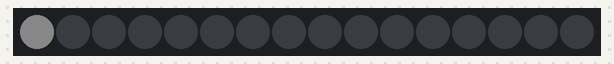
The sketch below on a simulated Arduino Uno, built with avr-gcc and run on an emulated ATmega328P. On the bench: 16 RGB LEDs in strip order, left to right. Dim RGB values are drawn brighter than linear; what the sketch prints to the serial monitor is not drawn.

Above: at 0.15 s.
At 0.75 s:
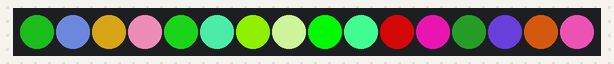
At 1.35 s:
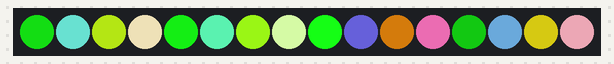
At 1.95 s:
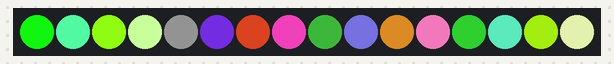
At 2.85 s:
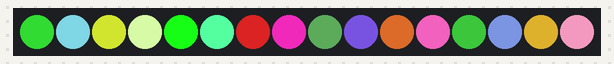

The sketch:

sketch_apr20aedit.ino
```cpp
// RGBW (Red Green Blue White Neo-Pixel starter code
// 16 LEDS  increment
// CW Coleman 170413

#include <Adafruit_NeoPixel.h>
#ifdef __AVR__
  #include <avr/power.h>
#endif

#define PIN 6

#define NUM_LEDS 16

#define BRIGHTNESS 500

Adafruit_NeoPixel strip = Adafruit_NeoPixel(NUM_LEDS, PIN, NEO_GRBW + NEO_KHZ800);


void setup() {
  Serial.begin(115200);
  strip.setBrightness(BRIGHTNESS);
  strip.begin();
  strip.show(); // Initialize all pixels to 'off'
}

// Initialize some variables for the void loop()
int red = 0, green= 0, blue = 0, white = 10;
int wait = .8;
int led = 0;

void loop() {


  strip.setPixelColor(led, red, green , blue, white);
  strip.show();
    delay(wait);

  red = red + 64;
  green = green + 12;
  blue = blue + 144;
  white = white + 1;

  // Increment the led.  This can also be done with led++
  led = led + 1;
  if(led > 15)led= 0;


  if (red > 255) red = 0;
   if (green > 255) green = 0;
    if (blue > 255) blue = 0;
     if (white > 50) white = 0;

    if (red < 0) red = 255;
   if (green  < 0) green = 255;
    if (blue < 0) blue = 255;
     if (white  < 0 ) white = 50;
   Serial.print("led = ");
   Serial.println(led);
}
```
